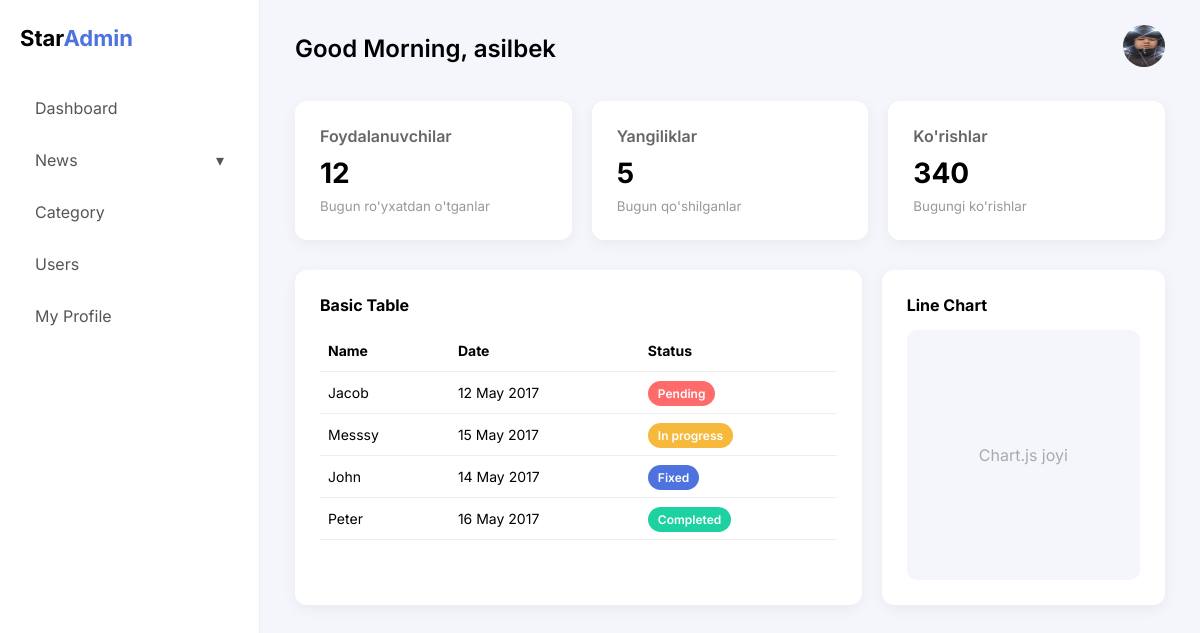
Screenshot of /profile/ (signed in) with the database file from the repository.
### newsapp/models.py (models this page shows)
class CustomUser(AbstractUser):
    avatar = models.ImageField(upload_to='avatars/', blank=True, null=True)
    groups = models.ManyToManyField(
        'auth.Group',
        related_name='customuser_set',
        blank=True,
        verbose_name='groups',
        help_text='The groups this user belongs to.'
    )
    user_permissions = models.ManyToManyField(
        'auth.Permission',
        related_name='customuser_permissions_set',
        blank=True,
        verbose_name='user permissions',
        help_text='Specific permissions for this user.'
    )

### newsapp/views/profile.py (the view)
# urls.py: path('profile/', ProfileView.as_view(), name='profile'),
class ProfileView(LoginRequiredMixin, TemplateView):
    template_name = 'profil.html'
    def get_context_data(self, **kwargs):
        context = super().get_context_data(**kwargs)
        if self.request.user.is_staff:
            context['news_list'] = News.objects.all().order_by('-published')
            context['categories'] = CategoryNews.objects.all().order_by('-id')
        else:
            context['news_list'] = None
        return context

### newsapp/context_processors.py (called while the page is built)
def category_list(request):
    return {
        'category_list': CategoryNews.objects.all()
    }

### templates/profil.html (shortened to what this page needs)
{% extends 'base_profil.html' %}

### templates/base_profil.html (shortened to what this page needs)
<!DOCTYPE html>
<html lang="en">
<head>
</head>
<body>
<div class="wrapper">
  <div class="sidebar">
    <div class="logo">
      Star<span>Admin</span>
    </div>
    <div class="menu">
      <a href="#">Dashboard</a>
      <div class="sidebar-dropdown">
        <a onclick="toggleSidebar()">News
          <span class="rotate" id="arrow">▾</span>
        </a>
      </div>
      <a href="#">Category</a>
      <a href="#">Users</a>
      <a href="#">My Profile</a>
    </div>
  </div>
  <div class="main">
    <div class="topbar">
      <h2>Good Morning, {{ user.username }}</h2>
      <div class="user-dropdown">
        <img src="{% if user.avatar %}{{ user.avatar.url }}{% else %}/media/avatars/avatar.png{% endif %}"
             class="avatar" onclick="toggleProfile()">
      </div>
    </div>
    <div class="cards">
      <div class="card">
        <h4>Foydalanuvchilar</h4>
        <h2>12</h2>
        <small>Bugun ro'yxatdan o'tganlar</small>
      </div>
      <div class="card">
        <h4>Yangiliklar</h4>
        <h2>5</h2>
        <small>Bugun qo'shilganlar</small>
      </div>
      <div class="card">
        <h4>Ko'rishlar</h4>
        <h2>340</h2>
        <small>Bugungi ko'rishlar</small>
      </div>
    </div>
    <div class="content-row">
      <div class="box">
        <h4 style="margin-bottom:15px;">Basic Table</h4>
        <table>
          <tr>
            <th>Name</th>
            <th>Date</th>
            <th>Status</th>
          </tr>
          <tr>
            <td>Jacob</td>
            <td>12 May 2017</td>
            <td><span class="status pending">Pending</span></td>
          </tr>
          <tr>
            <td>Messsy</td>
            <td>15 May 2017</td>
            <td><span class="status progress">In progress</span></td>
          </tr>
          <tr>
            <td>John</td>
            <td>14 May 2017</td>
            <td><span class="status fixed">Fixed</span></td>
          </tr>
          <tr>
            <td>Peter</td>
            <td>16 May 2017</td>
            <td><span class="status completed">Completed</span></td>
          </tr>
        </table>
      </div>
      <div class="box">
        <h4 style="margin-bottom:15px;">Line Chart</h4>
        <div class="chart-placeholder">
          Chart.js joyi
        </div>
      </div>
    </div>
  </div>
</div>
</body>
</html>

### templates/base_profil.html (style rules this page uses)
* { margin:0; padding:0; box-sizing:border-box; font-family:'Inter', sans-serif; }
body { background:#f4f6fb; }
.wrapper { display:flex; }
.sidebar { width:260px; background:#fff; height:100vh; padding:25px 20px; border-right:1px solid #eee; }
.logo { font-size:22px; font-weight:700; margin-bottom:35px; }
.logo span { color:#4e73df; }
.menu a { display:block; padding:12px 15px; margin-bottom:8px; text-decoration:none; color:#555; border-radius:8px; transition:0.2s; }
.sidebar-dropdown > a { cursor:pointer; }
.rotate { float:right; transition:0.3s; }
.main { flex:1; padding:25px 35px; }
.topbar { display:flex; justify-content:space-between; align-items:center; margin-bottom:30px; }
.topbar h2 { font-weight:600; }
.user-dropdown { position:relative; }
.avatar { width:42px; height:42px; border-radius:50%; cursor:pointer; }
.cards { display:grid; grid-template-columns:repeat(3,1fr); gap:20px; margin-bottom:30px; }
.card { background:#fff; padding:25px; border-radius:12px; box-shadow:0 4px 15px rgba(0,0,0,0.05); }
.card h4 { margin-bottom:10px; color:#666; font-weight:600; }
.card h2 { font-size:28px; margin-bottom:5px; }
.card small { color:#999; }
.content-row { display:grid; grid-template-columns:2fr 1fr; gap:20px; }
.box { background:#fff; padding:25px; border-radius:12px; box-shadow:0 4px 15px rgba(0,0,0,0.05); }
table { width:100%; border-collapse:collapse; }
table th, table td { padding:12px 8px; border-bottom:1px solid #eee; font-size:14px; text-align:left; }
.status { padding:5px 10px; border-radius:20px; font-size:12px; color:#fff; font-weight:600; }
.pending { background:#ff6b6b; }
.progress { background:#f6b93b; }
.completed { background:#1dd1a1; }
.fixed { background:#4e73df; }
.chart-placeholder { height:250px; background:#f4f6fb; border-radius:10px; display:flex; align-items:center; justify-content:center; color:#aaa; }

### rows the page displays
CustomUser: username "asilbek", avatar (picture)
